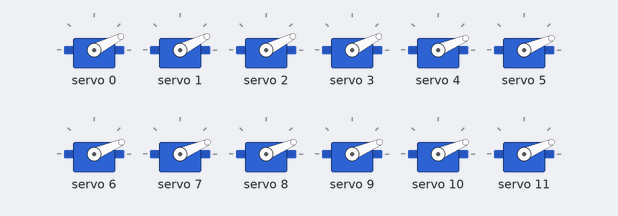
Bench run of a sketch on a simulated Arduino Uno, built with avr-gcc and run on an emulated ATmega328P. Shown: 12 × servo.

Above: at 0.05 s.
At 0.25 s:
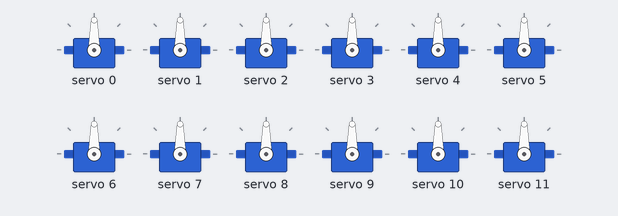
At 0.35 s:
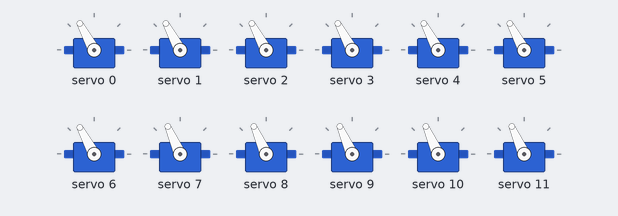
At 0.5 s:
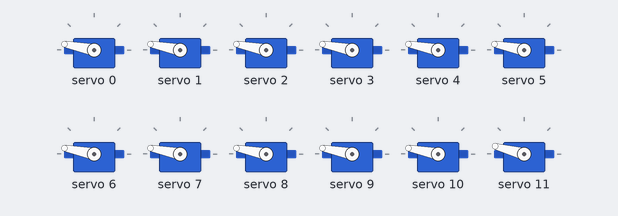
At 1.7 s:
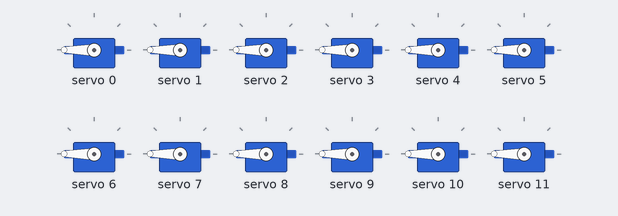
At 3.4 s:
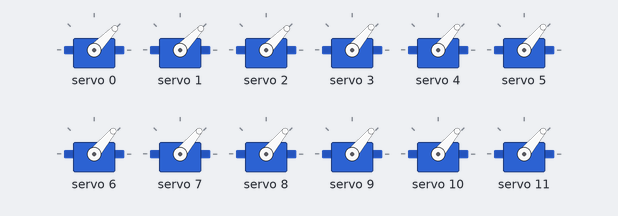
Timing chart, 0 to 5.8 s (numbered marks = the images above):
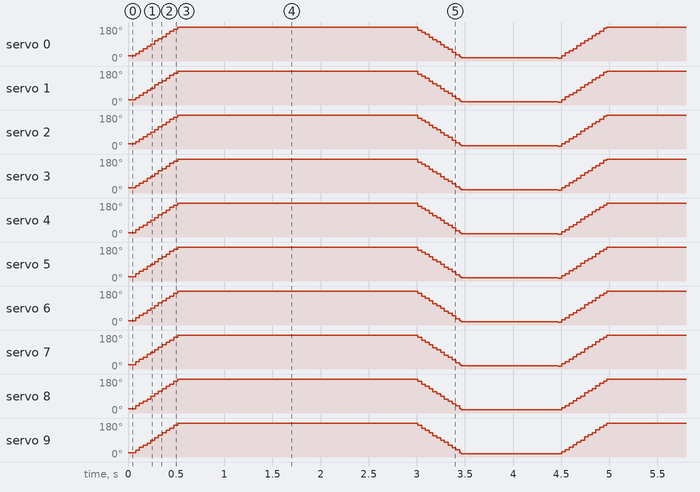

The sketch:

test_servo_manager.ino
```cpp
#include <Wire.h>
#include <Adafruit_PWMServoDriver.h>

Adafruit_PWMServoDriver servos = Adafruit_PWMServoDriver(0x40);

unsigned int pos0=172; // ancho de pulso en cuentas para pocicion 0°
unsigned int pos180=1200; // ancho de pulso en cuentas para la pocicion 180°

void setup() {
  servos.begin();
  servos.setPWMFreq(60); //Frecuecia PWM de 60Hz o T=16,66ms
}


void loop() {

  for (int duty = pos0; duty < pos180; duty=duty+10) {
    for(int n=0;n<16;n++)
    {
      servos.setPWM(n,0,duty);
    }
  }
  delay(1000);
  for (int duty = pos180; duty > pos0; duty=duty-10) {
    for(int n=0;n<16;n++)
    {
      servos.setPWM(n,0,duty);
    }
  }
  delay(1000);
}
```
